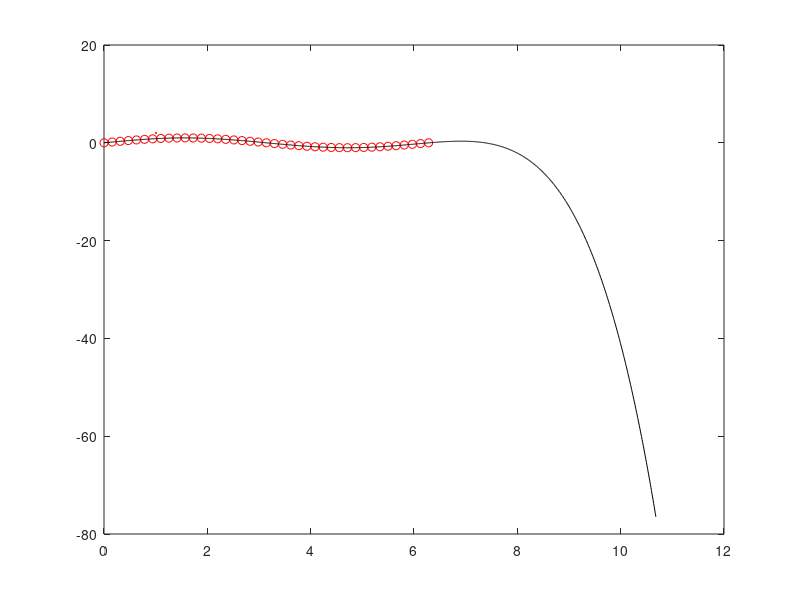

MATLAB code to generate this figure:
clear all;
close all;
clc;

%% discrete signal definition
nt = 41;
td = linspace(0,2*pi,nt);
fd = sin(td);

%% reconstructed signal definition (polynomial)

% find coefficients
p = polyfit(td,fd,5);
% Evaluate the fitted polynomial
t_recon = linspace(min(td),max(td)*1.7,1001);
f_recon = polyval(p,t_recon);

%% visualisation
figure(1)
plot(td,fd,'or',LineWidth=2)
hold on
plot(t_recon,f_recon,'-k',LineWidth=2)